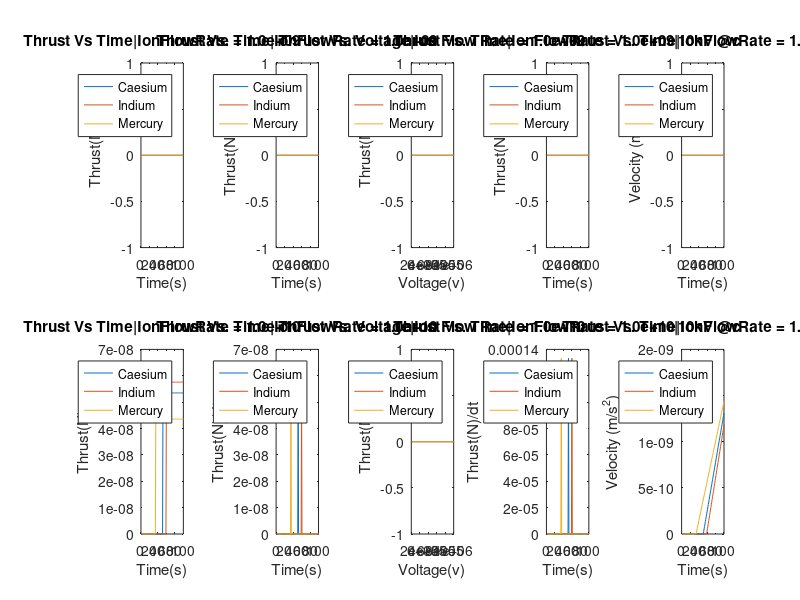
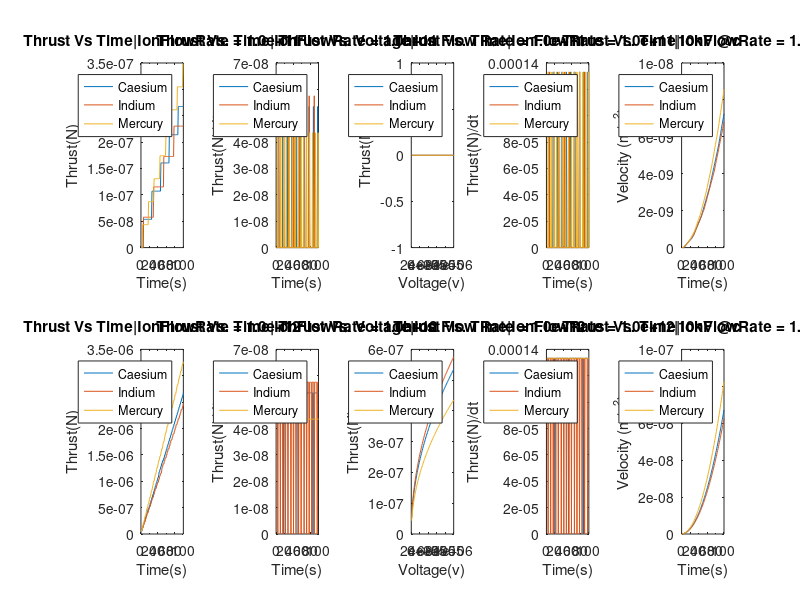

MATLAB code to generate these figures, in order: (Note: a time limit stopped this script after it produced the figures.)
clc
clear all
close all

%Constants
mol = 6.02*10^23; % A's Number atoms/mol
%g/mol
caesiumAtomicMass = 132.9; 
indiumAtomicMass = 114.8;
mercuryAtomicMass = 200.59;

%kg/ions
caesiumIonMass = caesiumAtomicMass/(mol*1000);
indiumIonMass = indiumAtomicMass/(mol*1000);
mercuryIonMass = mercuryAtomicMass/(mol*1000);

fprintf('Caesium Ion Mass = %d | Indium Ion Mass = %d | Mercury Ion Mass = %d \n', caesiumIonMass, indiumIonMass, mercuryIonMass);

%Note Ion if negatively charge have more mass than atoms

q = 1.602*10^-19;%charge of electron || Assumed
rocketMass = 1999.8;%kilograms
fuelMass = .2;%kilograms
totalMass = rocketMass + fuelMass;
ionFlowRate = 1*10^10;%(atom/ion)/sec  || Assumed
speedOfLight = 3*10^8;
Voltage = 10000;

%End Constants

ionVelocity = 1:3; %[Caesium, Indium, Mercury]
ionVelocity(1) = sqrt(2*q*Voltage/caesiumIonMass);
ionVelocity(2) = sqrt(2*q*Voltage/indiumIonMass);
ionVelocity(3) = sqrt(2*q*Voltage/mercuryIonMass);

fprintf('Caesium Velocity = %d | Indium Velocity = %d | Mercury Velocity = %d', ionVelocity(1), ionVelocity(2), ionVelocity(3));


%Array
timeArray = 1:100;
voltageArray = 1:100;
voltageArray = 1*10^4*voltageArray;%starting from 10kV to 1MV

ThrustTimeCaesium = 1:100;
velTimeCaesium = 1:100;
ThrustVoltageCaesium = 1:100;
accelTimeCaesium = 1:100;
ThrustTimeCaesiumdt = 1:100;



ThrustTimeIndium = 1:100;
velTimeIndium = 1:100;
ThrustVoltageIndium = 1:100;
accelTimeIndium = 1:100;
ThrustTimeIndiumdt = 1:100;


ThrustTimeMercury = 1:100;
velTimeMercury = 1:100;
ThrustVoltageMercury = 1:100;
accelTimeMercury = 1:100;
ThrustTimeMercurydt = 1:100;


%Speed of Light
ThrustTimeCaesiumC = 1:100;
ThrustVoltageCaesiumC = 1:000;
accelTimeCaesiumC = 1:100;

ThrustTimeIndiumC = 1:100;
ThrustVoltageIndiumC = 1:100;
accelTimeIndiumC = 1:100;

ThrustTimeMercuryC = 1:100;
ThrustVoltageMercuryC = 1:100;
accelTimeMercuryC = 1:100;

k = 1;

for j = 1:15;   
   
    if j == 1 
        ionFlowRate = 1*10^9;
    elseif j ==2
        ionFlowRate = 1*10^10;
    elseif j == 3
        ionFlowRate = 1*10^11;
    elseif j == 4
        ionFlowRate = 1*10^12;
    elseif j == 5
        ionFlowRate = 1*10^13;
    elseif j == 6
        ionFlowRate = 1*10^14;
    elseif j == 7
        ionFlowRate = 1*10^15;
    elseif j == 8
        ionFlowRate = 1*10^16;
    elseif j == 9
        ionFlowRate = 1*10^17;
    elseif j == 10
        ionFlowRate = 1*10^18;
    elseif j == 11
        ionFlowRate = 1*10^19;
    elseif j == 12
        ionFlowRate = 1*10^20;
    elseif j == 13
        ionFlowRate = 1*10^21;
    elseif j == 14
        ionFlowRate = 1*10^22;
    else
        ionFlowRate = 1*10^23;
    end
    
for n = 1:100;
    if n == 1
        velTimeCaesium(n) = sqrt(2*q*Voltage/caesiumIonMass)*log((totalMass)/(totalMass - ionFlowRate*caesiumIonMass*timeArray(n)));
        velTimeIndium(n) = sqrt(2*q*Voltage/indiumIonMass)*log((totalMass)/(totalMass - ionFlowRate*indiumIonMass*timeArray(n)));
        velTimeMercury(n) = sqrt(2*q*Voltage/mercuryIonMass)*log((totalMass)/(totalMass - ionFlowRate*mercuryIonMass*timeArray(n)));
        
    else
        velTimeCaesium(n) = sqrt(2*q*Voltage/caesiumIonMass)*log((totalMass)/(totalMass - ionFlowRate*caesiumIonMass*timeArray(n))) + velTimeCaesium(n-1);
        velTimeIndium(n) = sqrt(2*q*Voltage/indiumIonMass)*log((totalMass)/(totalMass - ionFlowRate*indiumIonMass*timeArray(n))) + velTimeIndium(n-1);
        velTimeMercury(n) = sqrt(2*q*Voltage/mercuryIonMass)*log((totalMass)/(totalMass - ionFlowRate*mercuryIonMass*timeArray(n))) + velTimeMercury(n-1);
        
    end
    
        ThrustVoltageCaesium(n) = (totalMass - ionFlowRate*caesiumIonMass*timeArray(2))*sqrt(2*q*voltageArray(n)/caesiumIonMass)*log((totalMass - ionFlowRate*caesiumIonMass*timeArray(1))/(totalMass - ionFlowRate*caesiumIonMass*timeArray(2))); 
        ThrustVoltageIndium(n) = (totalMass - ionFlowRate*indiumIonMass*timeArray(2))*sqrt(2*q*voltageArray(n)/indiumIonMass)*log((totalMass - ionFlowRate*indiumIonMass*timeArray(1))/(totalMass - ionFlowRate*indiumIonMass*timeArray(2))); 
        ThrustVoltageMercury(n) = (totalMass - ionFlowRate*mercuryIonMass*timeArray(2))*sqrt(2*q*voltageArray(n)/mercuryIonMass)*log((totalMass - ionFlowRate*mercuryIonMass*timeArray(1))/(totalMass - ionFlowRate*mercuryIonMass*timeArray(2))); 
        
        ThrustTimeCaesium(n) = (totalMass - ionFlowRate*caesiumIonMass*timeArray(n))*sqrt(2*q*Voltage/caesiumIonMass)*log((totalMass)/(totalMass - ionFlowRate*caesiumIonMass*timeArray(n))); 
        ThrustTimeIndium(n) = (totalMass - ionFlowRate*indiumIonMass*timeArray(n))*sqrt(2*q*Voltage/indiumIonMass)*log((totalMass)/(totalMass - ionFlowRate*indiumIonMass*timeArray(n)));
        ThrustTimeMercury(n) = (totalMass - ionFlowRate*mercuryIonMass*timeArray(n))*sqrt(2*q*Voltage/mercuryIonMass)*log((totalMass)/(totalMass - ionFlowRate*mercuryIonMass*timeArray(n)));    
        
        ThrustVoltageCaesiumC(n) = (totalMass - ionFlowRate*caesiumIonMass*timeArray(50))*speedOfLight*log((totalMass - ionFlowRate*caesiumIonMass*timeArray(49))/(totalMass - ionFlowRate*caesiumIonMass*timeArray(50))); 
        ThrustVoltageIndiumC(n) = (totalMass - ionFlowRate*indiumIonMass*timeArray(50))*speedOfLight*log((totalMass - ionFlowRate*indiumIonMass*timeArray(49))/(totalMass - ionFlowRate*indiumIonMass*timeArray(50))); 
        ThrustVoltageMercuryC(n) = (totalMass - ionFlowRate*mercuryIonMass*timeArray(50))*speedOfLight*log((totalMass - ionFlowRate*mercuryIonMass*timeArray(49))/(totalMass - ionFlowRate*mercuryIonMass*timeArray(50)));  
    if n == 1
        ThrustTimeCaesiumdt(n) = (totalMass - ionFlowRate*caesiumIonMass*timeArray(n))*sqrt(2*q*Voltage/caesiumIonMass)*log((totalMass)/(totalMass - ionFlowRate*caesiumIonMass*timeArray(n))); 
        ThrustTimeIndiumdt(n) = (totalMass - ionFlowRate*indiumIonMass*timeArray(n))*sqrt(2*q*Voltage/indiumIonMass)*log((totalMass)/(totalMass - ionFlowRate*indiumIonMass*timeArray(n)));
        ThrustTimeMercurydt(n) = (totalMass - ionFlowRate*mercuryIonMass*timeArray(n))*sqrt(2*q*Voltage/mercuryIonMass)*log((totalMass)/(totalMass - ionFlowRate*mercuryIonMass*timeArray(n))); 
        
        accelTimeCaesium(n) = sqrt(2*q*Voltage/caesiumIonMass)*log((totalMass)/(totalMass - ionFlowRate*caesiumIonMass*timeArray(n))); 
        accelTimeIndium(n) = sqrt(2*q*Voltage/indiumIonMass)*log((totalMass)/(totalMass - ionFlowRate*indiumIonMass*timeArray(n)));
        accelTimeMercury(n) = sqrt(2*q*Voltage/mercuryIonMass)*log((totalMass)/(totalMass - ionFlowRate*mercuryIonMass*timeArray(n)));
        
        ThrustTimeCaesiumC(n) = (totalMass - ionFlowRate*caesiumIonMass*timeArray(n))*speedOfLight*log((totalMass)/(totalMass - ionFlowRate*caesiumIonMass*timeArray(n))); 
        ThrustTimeIndiumC(n) = (totalMass - ionFlowRate*indiumIonMass*timeArray(n))*speedOfLight*log((totalMass)/(totalMass - ionFlowRate*indiumIonMass*timeArray(n)));
        ThrustTimeMercuryC(n) = (totalMass - ionFlowRate*mercuryIonMass*timeArray(n))*speedOfLight*log((totalMass)/(totalMass - ionFlowRate*mercuryIonMass*timeArray(n)));    
        accelTimeCaesiumC(n) = speedOfLight*log((totalMass)/(totalMass - ionFlowRate*caesiumIonMass*timeArray(n))); 
        accelTimeIndiumC(n) = speedOfLight*log((totalMass)/(totalMass - ionFlowRate*indiumIonMass*timeArray(n)));
        accelTimeMercuryC(n) = speedOfLight*log((totalMass)/(totalMass - ionFlowRate*mercuryIonMass*timeArray(n)));
    else
        ThrustTimeCaesiumdt(n) = (totalMass - ionFlowRate*caesiumIonMass*timeArray(n))*sqrt(2*q*Voltage/caesiumIonMass)*log((totalMass - ionFlowRate*caesiumIonMass*timeArray(n-1))/(totalMass - ionFlowRate*caesiumIonMass*timeArray(n))); 
        ThrustTimeIndiumdt(n) = (totalMass - ionFlowRate*indiumIonMass*timeArray(n))*sqrt(2*q*Voltage/indiumIonMass)*log((totalMass - ionFlowRate*indiumIonMass*timeArray(n-1))/(totalMass - ionFlowRate*indiumIonMass*timeArray(n))); 
        ThrustTimeMercurydt(n) = (totalMass - ionFlowRate*mercuryIonMass*timeArray(n))*sqrt(2*q*Voltage/mercuryIonMass)*log((totalMass - ionFlowRate*mercuryIonMass*timeArray(n-1))/(totalMass - ionFlowRate*mercuryIonMass*timeArray(n))); 
        accelTimeCaesium(n) = sqrt(2*q*Voltage/caesiumIonMass)*log((totalMass - ionFlowRate*caesiumIonMass*timeArray(n-1))/(totalMass - ionFlowRate*caesiumIonMass*timeArray(n))); 
        accelTimeIndium(n) = sqrt(2*q*Voltage/indiumIonMass)*log((totalMass - ionFlowRate*indiumIonMass*timeArray(n-1))/(totalMass - ionFlowRate*indiumIonMass*timeArray(n))); 
        accelTimeMercury(n) = sqrt(2*q*Voltage/mercuryIonMass)*log((totalMass - ionFlowRate*mercuryIonMass*timeArray(n-1))/(totalMass - ionFlowRate*mercuryIonMass*timeArray(n))); 
        
        ThrustTimeCaesiumC(n) = (totalMass - ionFlowRate*caesiumIonMass*timeArray(n))*speedOfLight*log((totalMass - ionFlowRate*caesiumIonMass*timeArray(n-1))/(totalMass - ionFlowRate*caesiumIonMass*timeArray(n))); 
        ThrustTimeIndiumC(n) = (totalMass - ionFlowRate*indiumIonMass*timeArray(n))*speedOfLight*log((totalMass - ionFlowRate*indiumIonMass*timeArray(n-1))/(totalMass - ionFlowRate*indiumIonMass*timeArray(n))); 
        ThrustTimeMercuryC(n) = (totalMass - ionFlowRate*mercuryIonMass*timeArray(n))*speedOfLight*log((totalMass - ionFlowRate*mercuryIonMass*timeArray(n-1))/(totalMass - ionFlowRate*mercuryIonMass*timeArray(n))); 
        accelTimeCaesiumC(n) = speedOfLight*log((totalMass - ionFlowRate*caesiumIonMass*timeArray(n-1))/(totalMass - ionFlowRate*caesiumIonMass*timeArray(n))); 
        accelTimeIndiumC(n) = speedOfLight*log((totalMass - ionFlowRate*indiumIonMass*timeArray(n-1))/(totalMass - ionFlowRate*indiumIonMass*timeArray(n))); 
        accelTimeMercuryC(n) = speedOfLight*log((totalMass - ionFlowRate*mercuryIonMass*timeArray(n-1))/(totalMass - ionFlowRate*mercuryIonMass*timeArray(n))); 
    end
    if ionFlowRate*caesiumIonMass*timeArray(n) > fuelMass
        ThrustTimeCaesium(n) = 0;
        ThrustTimeCaesiumdt(n) = 0;
        ThrustVoltageCaesium(n) = 0;
        accelTimeCaesium(n) = 0;
        ThrustTimeCaesiumC(n) = 0;
        ThrustVoltageCaesiumC(n) = 0;
        accelTimeCaesiumC(n) = 0;
    end
    if ionFlowRate*indiumIonMass*timeArray(n) > fuelMass
        ThrustTimeIndium(n) = 0;
        ThrustTimeIndiumdt(n) = 0;
        ThrustVoltageIndium(n) = 0;
        accelTimeIndium(n) = 0;
        ThrustTimeIndiumC(n) = 0;
        ThrustVoltageIndiumC(n) = 0;
        accelTimeIndiumC(n) = 0;
    end
    if ionFlowRate*mercuryIonMass*timeArray(n) > fuelMass
        ThrustTimeMercury(n) = 0;
        ThrustTimeMercurydt(n) = 0;
        ThrustVoltageMercury(n) = 0;
        accelTimeMercury(n) = 0;
        ThrustTimeMercuryC(n) = 0;
        ThrustVoltageMercuryC(n) = 0;
        accelTimeMercuryC(n) = 0;
    end
    
end

if (j-1)/2 == 1||(j-1)/2 == 2||(j-1)/2 == 3 || j == 1||(j-1)/2 == 4||(j-1)/2 == 5||(j-1)/2 == 6||(j-1)/2 == 7
    figure('units','normalized','outerposition',[0 0 1 1]) % Maximize plot window
    k = 1;
end
subplot(2,5, 5*k - 4);
plot(timeArray, ThrustTimeCaesium, timeArray, ThrustTimeIndium, timeArray, ThrustTimeMercury);
title(sprintf('Thrust Vs Time|IonFlowRate = %.1e', ionFlowRate));
xlabel('Time(s)');
ylabel('Thrust(N)');
legend('Caesium', 'Indium', 'Mercury');
subplot(2,5,5*k - 3);
plot(timeArray, ThrustTimeCaesiumdt, timeArray, ThrustTimeIndiumdt, timeArray, ThrustTimeMercurydt);
title(sprintf('Thrust Vs. Time|IonFlowRate = %.1e', ionFlowRate'));
xlabel('Time(s)');
ylabel('Thrust(N)/dt');
legend('Caesium', 'Indium', 'Mercury');
subplot(2,5,5*k - 2);
plot(voltageArray, ThrustVoltageCaesium, voltageArray, ThrustVoltageIndium, voltageArray, ThrustVoltageMercury);
title(sprintf('Thrust Vs. Voltage|Ion Flow Rate = %.1e', ionFlowRate'));
xlabel('Voltage(v)');
ylabel('Thrust(N)');
legend('Caesium', 'Indium', 'Mercury');
subplot(2,5,5*k - 1);
plot(timeArray, ThrustTimeCaesiumC, timeArray, ThrustTimeIndiumC, timeArray, ThrustTimeMercuryC);
title(sprintf('Thrust Vs. Time|IonFlowRate = %.1e|10kV @c', ionFlowRate'));
xlabel('Time(s)');
ylabel('Thrust(N)/dt');
legend('Caesium', 'Indium', 'Mercury');
subplot(2,5,5*k);
plot(timeArray, velTimeCaesium, timeArray, velTimeIndium, timeArray, velTimeMercury);
title(sprintf('Thrust Vs. Time|IonFlowRate = %.1e', ionFlowRate'));
xlabel('Time(s)');
ylabel('Velocity (m/s^{2})');
legend('Caesium', 'Indium', 'Mercury');

k = k + 1;
end
